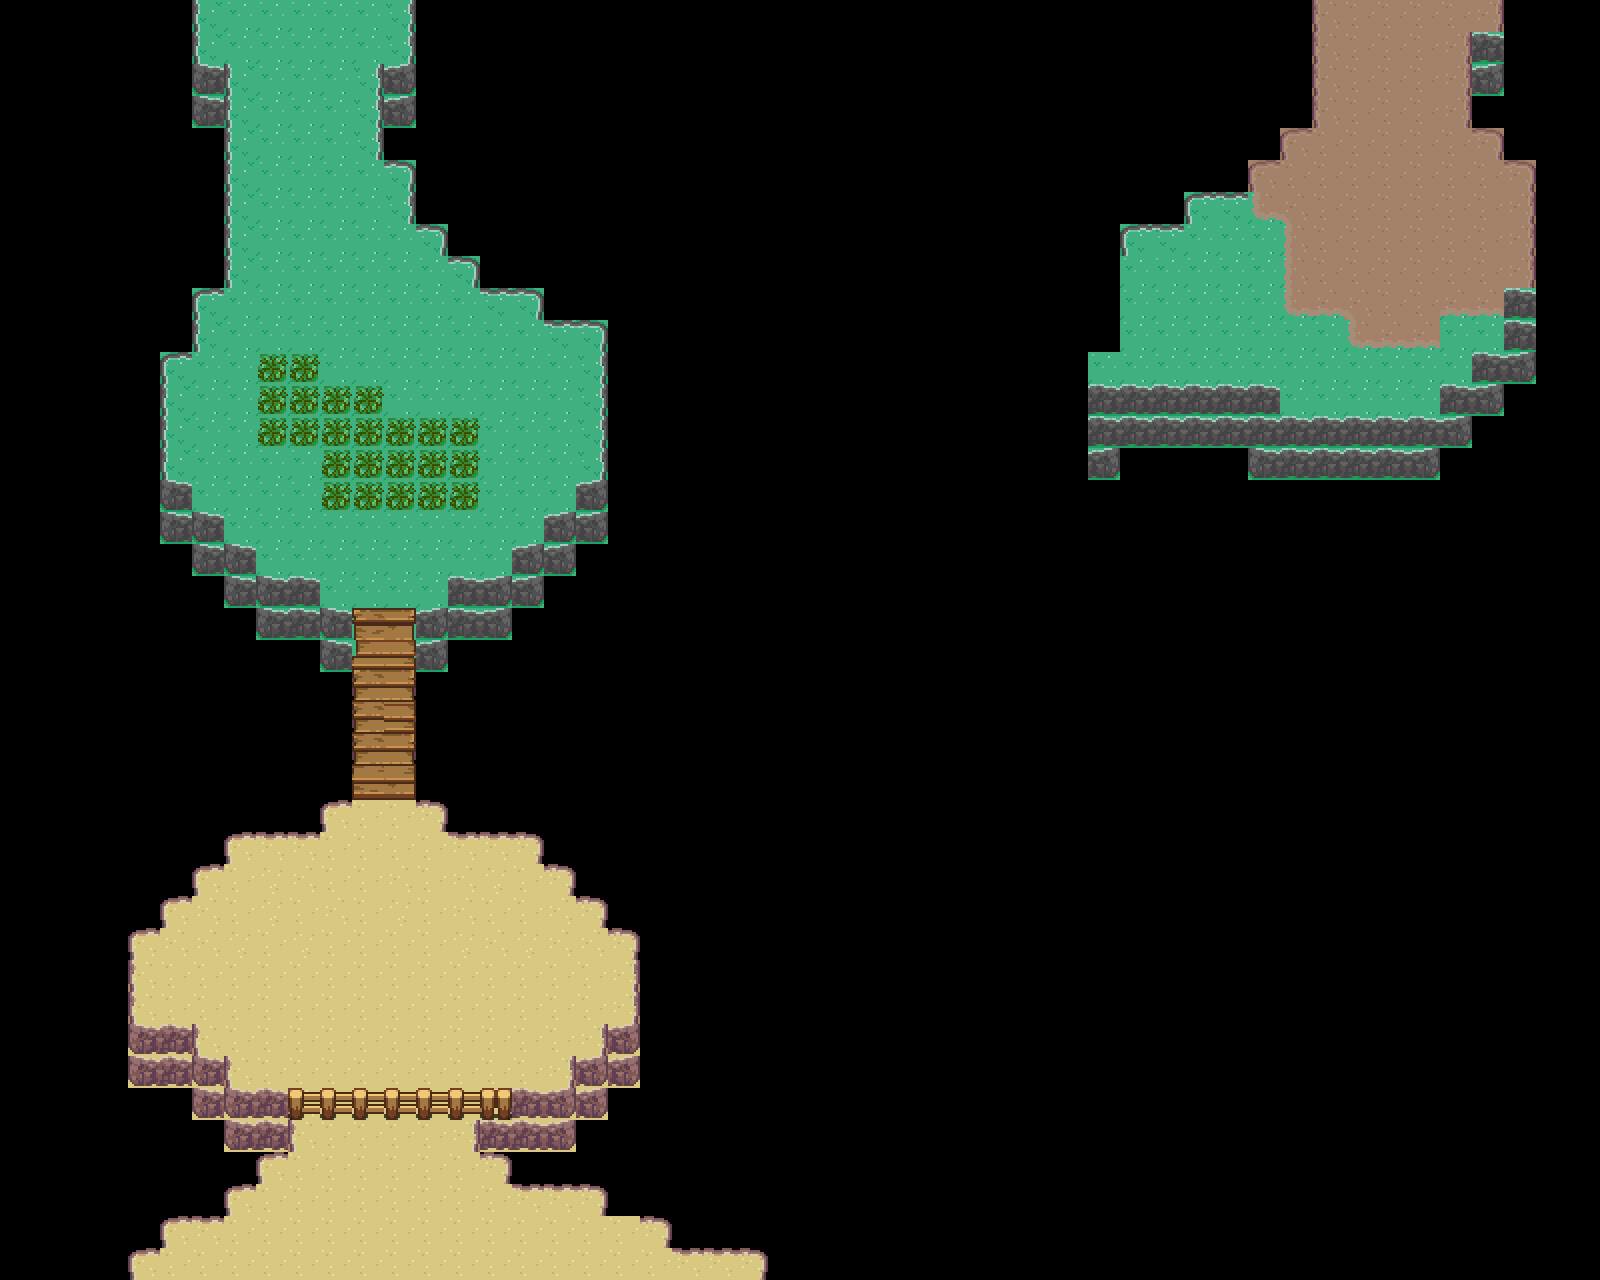

Rendered tile map (Tiled .tmx) drawn with the repository's tilesets; below, a short description and the map source with its tile grids summarised:
An orthogonal 50x40 tile map with 32x32 px tiles, 4 tile layers (Tile Layer 1, Tile Layer 2, Tile Layer 3, Tile Layer 4), 2 tilesets and 22 objects (21x event, collision).

<map version="1.10" tiledversion="1.11.1-99-gec89c545" orientation="orthogonal" renderorder="right-down" compressionlevel="0" width="50" height="40" tilewidth="32" tileheight="32" infinite="0" nextlayerid="7" nextobjectid="40">
 <properties>
  <property name="edges" value="clamped" />
 </properties>
 <tileset firstgid="1" source="../gfx/tilesets/core_outdoor.tsx" />
 <tileset firstgid="2776" source="../gfx/tilesets/oceanset_outside.tsx" />
 <layer id="1" name="Tile Layer 1" width="50" height="40">
  <data>[2000 cells, 2000 non-empty, 8 distinct tile ids]</data>
 </layer>
 <layer id="2" name="Tile Layer 2" width="50" height="40">
  <data>[2000 cells, 433 non-empty, 29 distinct tile ids]</data>
 </layer>
 <layer id="3" name="Tile Layer 3" width="50" height="40">
  <data>[2000 cells, 64 non-empty, 12 distinct tile ids]</data>
 </layer>
 <layer id="6" name="Tile Layer 4" width="50" height="40">
  <data>[2000 cells, 0 non-empty, 0 distinct tile ids]</data>
 </layer>
 <objectgroup color="#ffff00" id="4" name="Events">
  <object id="1" name="Player Spawn" type="event" x="352" y="1024" width="32" height="32" />
  <object id="2" name="Teleport to Lower Village" type="event" x="192" y="0" width="32" height="32">
   <properties>
    <property name="act1" value="transition_teleport player,water_lower_village.tmx,34,22,0.5" />
    <property name="act2" value="char_face player,up" />
    <property name="cond1" value="is char_at player" />
    <property name="cond2" value="is char_facing player,up" />
   </properties>
  </object>
  <object id="9" name="Teleport to Water Cathedral" type="event" x="1312" y="0" width="32" height="32">
   <properties>
    <property name="act1" value="transition_teleport player,water_cathedral.tmx,23,59,0.5" />
    <property name="act2" value="char_face player,up" />
    <property name="cond1" value="is char_at player" />
    <property name="cond2" value="is char_facing player,up" />
   </properties>
  </object>
  <object id="10" name="Teleport to Water Cathedral" type="event" x="1344" y="0" width="32" height="32">
   <properties>
    <property name="act1" value="transition_teleport player,water_cathedral.tmx,23,59,0.5" />
    <property name="act2" value="char_face player,up" />
    <property name="cond1" value="is char_at player" />
    <property name="cond2" value="is char_facing player,up" />
   </properties>
  </object>
  <object id="11" name="Teleport to Water Cathedral" type="event" x="1376" y="0" width="32" height="32">
   <properties>
    <property name="act1" value="transition_teleport player,water_cathedral.tmx,24,59,0.5" />
    <property name="act2" value="char_face player,up" />
    <property name="cond1" value="is char_at player" />
    <property name="cond2" value="is char_facing player,up" />
   </properties>
  </object>
  <object id="12" name="Teleport to Water Cathedral" type="event" x="1408" y="0" width="32" height="32">
   <properties>
    <property name="act1" value="transition_teleport player,water_cathedral.tmx,25,59,0.5" />
    <property name="act2" value="char_face player,up" />
    <property name="cond1" value="is char_at player" />
    <property name="cond2" value="is char_facing player,up" />
   </properties>
  </object>
  <object id="13" name="Teleport to Water Cathedral" type="event" x="1440" y="0" width="32" height="32">
   <properties>
    <property name="act1" value="transition_teleport player,water_cathedral.tmx,26,59,0.5" />
    <property name="act2" value="char_face player,up" />
    <property name="cond1" value="is char_at player" />
    <property name="cond2" value="is char_facing player,up" />
   </properties>
  </object>
  <object id="14" name="Teleport to Water Cathedral" type="event" x="1472" y="0" width="32" height="32">
   <properties>
    <property name="act1" value="transition_teleport player,water_cathedral.tmx,26,59,0.5" />
    <property name="act2" value="char_face player,up" />
    <property name="cond1" value="is char_at player" />
    <property name="cond2" value="is char_facing player,up" />
   </properties>
  </object>
  <object id="15" name="Add First Mon" type="event" x="288" y="896" width="32" height="32">
   <properties>
    <property name="act1" value="add_monster agnite,15" />
    <property name="cond1" value="is party_size player,less_than,1" />
   </properties>
  </object>
  <object id="16" name="Talk Traveller" type="event" x="416" y="288" width="32" height="32">
   <properties>
    <property name="act1" value="translated_dialog water_traveller_1" />
    <property name="act30" value="translated_dialog water_traveller_2" />
    <property name="behav1" value="talk water_picnicker" />
   </properties>
  </object>
  <object id="17" name="Create Traveller" type="event" x="352" y="320" width="32" height="32">
   <properties>
    <property name="act1" value="create_npc water_picnicker,11,10" />
    <property name="cond1" value="not char_exists water_picnicker" />
   </properties>
  </object>
  <object id="20" name="Random Encounter" type="event" x="256" y="352" width="64" height="96">
   <properties>
    <property name="act1" value="random_encounter default_encounter,10" />
    <property name="act2" value="play_map_animation grass,0.1,noloop,player" />
    <property name="cond1" value="is char_at player" />
    <property name="cond2" value="is char_moved player" />
   </properties>
  </object>
  <object id="22" name="Random Encounter" type="event" x="320" y="384" width="64" height="128">
   <properties>
    <property name="act1" value="random_encounter default_encounter,10" />
    <property name="act2" value="play_map_animation grass,0.1,noloop,player" />
    <property name="cond1" value="is char_at player" />
    <property name="cond2" value="is char_moved player" />
   </properties>
  </object>
  <object id="23" name="Random Encounter" type="event" x="384" y="416" width="96" height="96">
   <properties>
    <property name="act1" value="random_encounter default_encounter,10" />
    <property name="act2" value="play_map_animation grass,0.1,noloop,player" />
    <property name="cond1" value="is char_at player" />
    <property name="cond2" value="is char_moved player" />
   </properties>
  </object>
  <object id="24" name="Water Intro" type="event" x="320" y="992" width="32" height="32">
   <properties>
    <property name="act1" value="char_face player,down" />
    <property name="act2" value="change_bg" />
    <property name="act3" value="play_music music_town_theme" />
    <property name="act4" value="translated_dialog water_intro1,,center,center" />
    <property name="act5" value="translated_dialog water_intro2,,center,center" />
    <property name="act6" value="translated_dialog water_intro3,,center,center" />
    <property name="act7" value="translated_dialog water_intro4,,center,center" />
    <property name="act8" value="set_variable water_intro:yes" />
    <property name="act9" value="set_environment grass" />
    <property name="cond1" value="not variable_set water_intro:yes" />
   </properties>
  </object>
  <object id="30" name="Teleport to Lower Village" type="event" x="224" y="0" width="32" height="32">
   <properties>
    <property name="act1" value="transition_teleport player,water_lower_village.tmx,34,22,0.5" />
    <property name="act2" value="char_face player,up" />
    <property name="cond1" value="is char_at player" />
    <property name="cond2" value="is char_facing player,up" />
   </properties>
  </object>
  </objectgroup>
 <objectgroup color="#ff0000" id="5" name="Collisions">
  <!-- 1 objects omitted --></objectgroup>
</map>
<!-- 6 of 22 objects omitted -->
